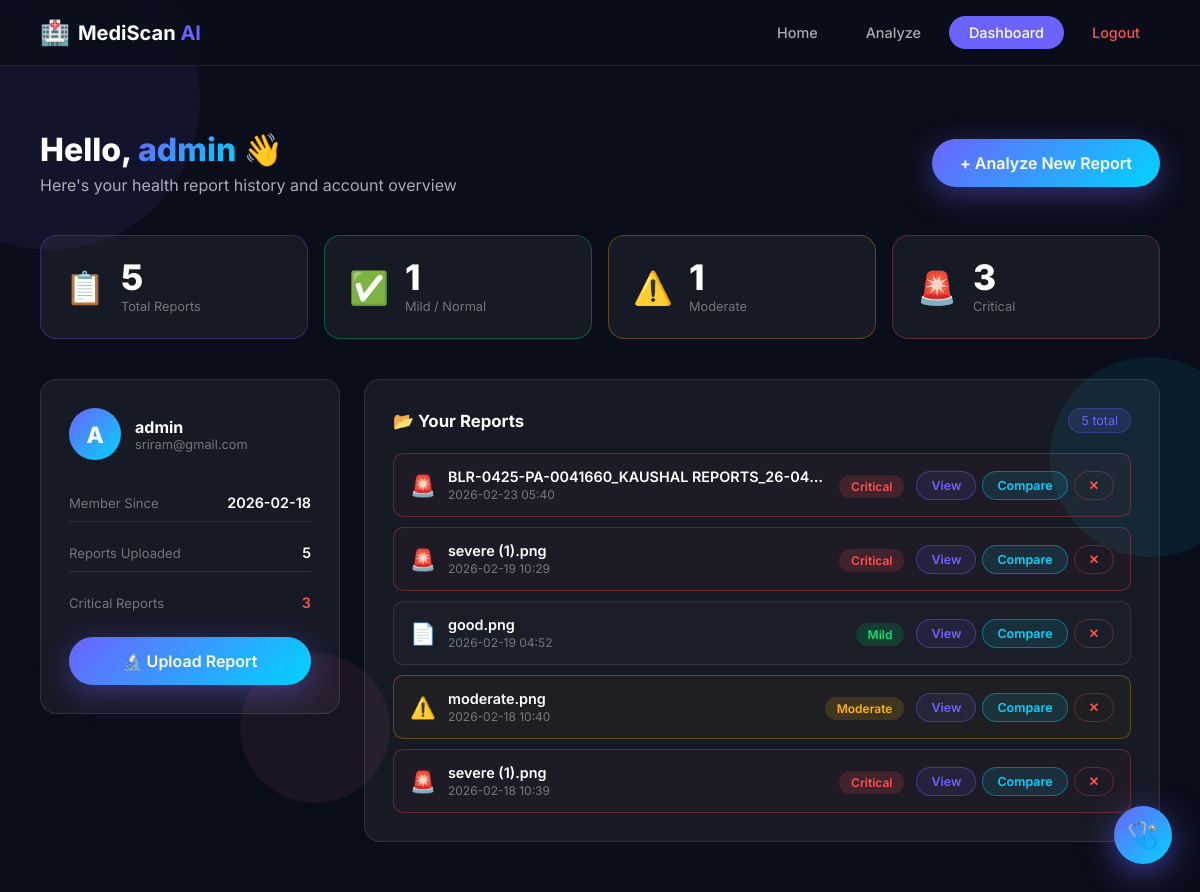
The app's page /dashboard (signed in) with its own data.
### tables this page shows
CREATE TABLE users (
            id        INTEGER PRIMARY KEY AUTOINCREMENT,
            username  TEXT    UNIQUE NOT NULL,
            email     TEXT    UNIQUE NOT NULL,
            password  TEXT    NOT NULL,
            created_at TEXT   DEFAULT (datetime('now'))
        );

CREATE TABLE reports (
            id              INTEGER PRIMARY KEY AUTOINCREMENT,
            user_id         INTEGER NOT NULL,
            filename        TEXT,
            file_path       TEXT,
            report_text     TEXT,
            abnormal_findings   TEXT,
            simple_explanation  TEXT,
            possible_conditions TEXT,
            severity            TEXT,
            next_steps          TEXT,
            disclaimer          TEXT,
            raw_response        TEXT,
            severity_level      INTEGER DEFAULT 0,
            uploaded_at         TEXT DEFAULT (datetime('now')),
            FOREIGN KEY(user_id) REFERENCES users(id)
        );

### app.py (the view)
@app.route("/dashboard")
@login_required
def dashboard():
    conn = get_db()
    user = conn.execute(
        "SELECT * FROM users WHERE id=?", (session["user_id"],)
    ).fetchone()
    if user is None:
        conn.close()
        session.clear()
        flash("Your session has expired or the account no longer exists. Please log in again.", "warning")
        return redirect(url_for("login"))
    reports = conn.execute(
        "SELECT * FROM reports WHERE user_id=? ORDER BY uploaded_at DESC",
        (session["user_id"],)
    ).fetchall()
    conn.close()
    total    = len(reports)
    critical = sum(1 for r in reports if r["severity_level"] == 3)
    moderate = sum(1 for r in reports if r["severity_level"] == 2)
    mild     = sum(1 for r in reports if r["severity_level"] == 1)
    return render_template("dashboard.html",
                           user=user, reports=reports,
                           total=total, critical=critical,
                           moderate=moderate, mild=mild)

### app.py (called while the page is built)
def get_db():
    conn = sqlite3.connect(DB_PATH)
    conn.row_factory = sqlite3.Row
    return conn

def login_required(f):
    @wraps(f)
    def decorated(*args, **kwargs):
        if "user_id" not in session:
            flash("Please log in to continue.", "warning")
            return redirect(url_for("login"))
        return f(*args, **kwargs)
    return decorated

### templates/dashboard.html (shortened to what this page needs)
<!DOCTYPE html>
<html lang="en">
<head>
    <link rel="stylesheet" href="{{ url_for('static', filename='style.css') }}">
</head>
<body class="dashboard-page">
<div class="bg-particles">
    <div class="particle"></div><div class="particle"></div><div class="particle"></div>
</div>
<nav class="navbar">
    <div class="nav-brand">
        <a href="/" style="text-decoration:none;display:flex;align-items:center;gap:8px;">
            <span class="nav-icon">🏥</span>
            <span class="nav-title">MediScan <span class="highlight">AI</span></span>
        </a>
    </div>
    <div class="nav-links">
        <a href="/" class="nav-link">Home</a>
        <a href="/analyze" class="nav-link">Analyze</a>
        <a href="/dashboard" class="nav-link active">Dashboard</a>
        <a href="/logout" class="nav-link logout-link">Logout</a>
    </div>
</nav>
<div class="dashboard-container">
    <div class="dash-header animate-slide-up">
        <div>
            <h1>Hello, <span class="gradient-text">{{ user['username'] }}</span> 👋</h1>
            <p>Here's your health report history and account overview</p>
        </div>
        <a href="/analyze" class="btn-primary">+ Analyze New Report</a>
    </div>
    <div class="dash-stats animate-slide-up">
        <div class="stat-card total">
            <div class="stat-icon">📋</div>
            <div class="stat-info">
                <div class="stat-num-big">{{ total }}</div>
                <div class="stat-lbl">Total Reports</div>
            </div>
        </div>
        <div class="stat-card mild">
            <div class="stat-icon">✅</div>
            <div class="stat-info">
                <div class="stat-num-big">{{ mild }}</div>
                <div class="stat-lbl">Mild / Normal</div>
            </div>
        </div>
        <div class="stat-card moderate">
            <div class="stat-icon">⚠️</div>
            <div class="stat-info">
                <div class="stat-num-big">{{ moderate }}</div>
                <div class="stat-lbl">Moderate</div>
            </div>
        </div>
        <div class="stat-card critical">
            <div class="stat-icon">🚨</div>
            <div class="stat-info">
                <div class="stat-num-big">{{ critical }}</div>
                <div class="stat-lbl">Critical</div>
            </div>
        </div>
    </div>
    <div class="dash-grid">
        <div class="account-card animate-card">
            <div class="account-card-header">
                <div class="avatar">{{ user['username'][0].upper() }}</div>
                <div>
                    <h3>{{ user['username'] }}</h3>
                    <p>{{ user['email'] }}</p>
                </div>
            </div>
            <div class="account-details">
                <div class="account-row">
                    <span class="acc-label">Member Since</span>
                    <span class="acc-val">{{ user['created_at'][:10] }}</span>
                </div>
                <div class="account-row">
                    <span class="acc-label">Reports Uploaded</span>
                    <span class="acc-val">{{ total }}</span>
                </div>
                <div class="account-row">
                    <span class="acc-label">Critical Reports</span>
                    <span class="acc-val crit-val">{{ critical }}</span>
                </div>
            </div>
            <a href="/analyze" class="btn-primary" style="width:100%;justify-content:center;margin-top:16px;">
                🔬 Upload Report
            </a>
        </div>
        <div class="reports-card animate-card">
            <div class="reports-card-header">
                <h3>📂 Your Reports</h3>
                <span class="badge-count">{{ total }} total</span>
            </div>
            {% if reports %}
            <div class="reports-list">
                {% for r in reports %}
                <div class="report-row {% if r['severity_level'] == 3 %}row-critical{% elif r['severity_level'] == 2 %}row-moderate{% else %}row-normal{% endif %}">
                    <div class="report-row-icon">
                        {% if r['severity_level'] == 3 %}🚨
                        {% elif r['severity_level'] == 2 %}⚠️
                        {% else %}📄{% endif %}
                    </div>
                    <div class="report-row-info">
                        <div class="report-row-name">{{ r['filename'] }}</div>
                        <div class="report-row-date">{{ r['uploaded_at'][:16] }}</div>
                    </div>
                    <div class="report-row-severity">
                        <span class="sev-badge sev-{{ r['severity_level'] }}">
                            {% if r['severity_level'] == 3 %}Critical
                            {% elif r['severity_level'] == 2 %}Moderate
                            {% elif r['severity_level'] == 1 %}Mild
                            {% else %}Unknown{% endif %}
                        </span>
                    </div>
                    <div class="report-row-actions">
                        <a href="/report/{{ r['id'] }}" class="btn-sm-view">View</a>
                        <button class="btn-sm-compare" onclick="doCompare({{ r['id'] }})">Compare</button>
                        <form method="post" action="/report/{{ r['id'] }}/delete" style="display:inline"
                              onsubmit="return confirm('Delete this report?')">
                            <button type="submit" class="btn-sm-del">✕</button>
                        </form>
                    </div>
                </div>
                {% endfor %}
            </div>
            {% else %}
            <div class="empty-reports">
                <div style="font-size:3rem;">📭</div>
                <p>No reports yet. Upload your first medical report!</p>
                <a href="/analyze" class="btn-primary" style="margin-top:16px;">Upload Report</a>
            </div>
            {% endif %}
        </div>
    </div>
</div>
</body>
</html>

### records on screen
users: username "admin", username "A", email "sriram@gmail.com", created_at "2026-02-18"
reports: filename "BLR-0425-PA-0041660_KAUSHAL REPORTS_26-04…", uploaded_at "2026-02-23 05:40", severity_level "Critical"
reports: filename "severe (1).png", uploaded_at "2026-02-19 10:29", severity_level "Critical"
reports: filename "good.png", uploaded_at "2026-02-19 04:52", severity_level "Mild"
reports: filename "moderate.png", uploaded_at "2026-02-18 10:40", severity_level "Moderate"
reports: filename "severe (1).png", uploaded_at "2026-02-18 10:39", severity_level "Critical"

### other values on screen
{{ total }} "5"
{{ mild }} "1"
{{ moderate }} "1"
{{ critical }} "3"
